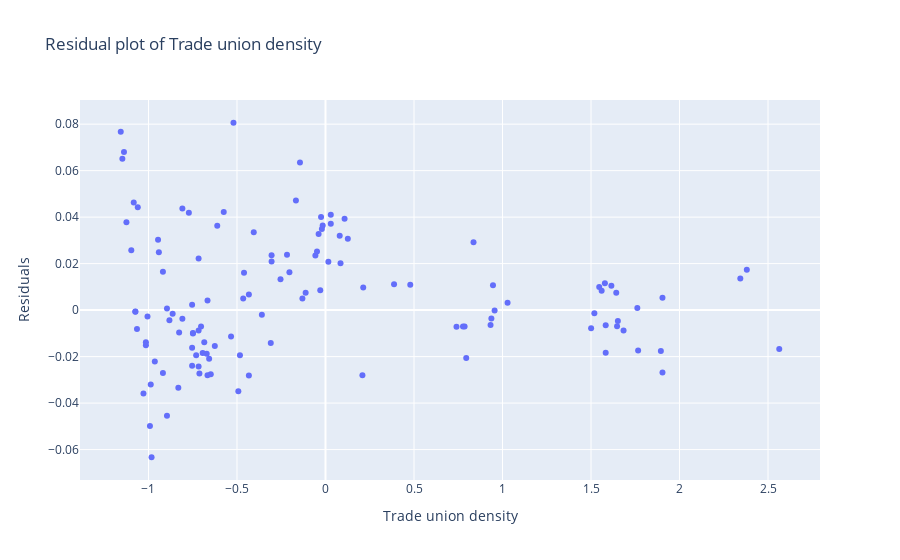
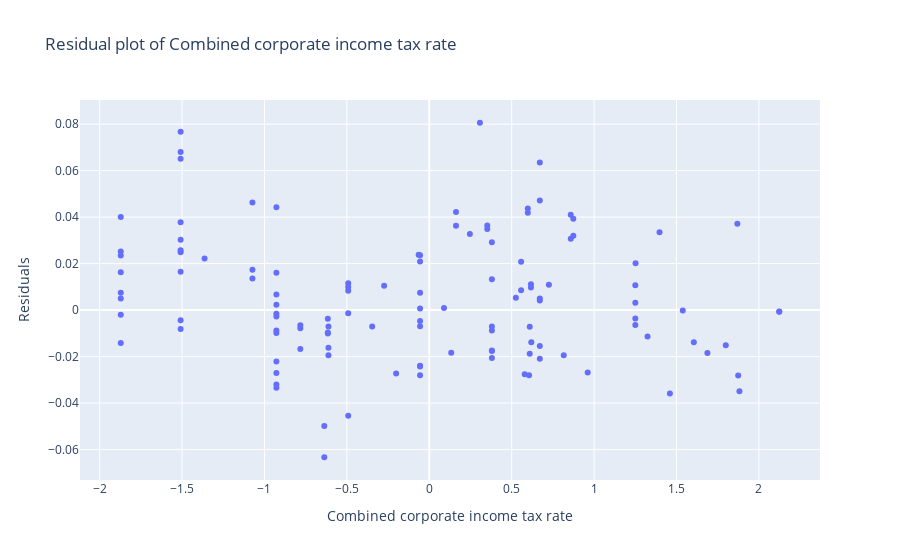
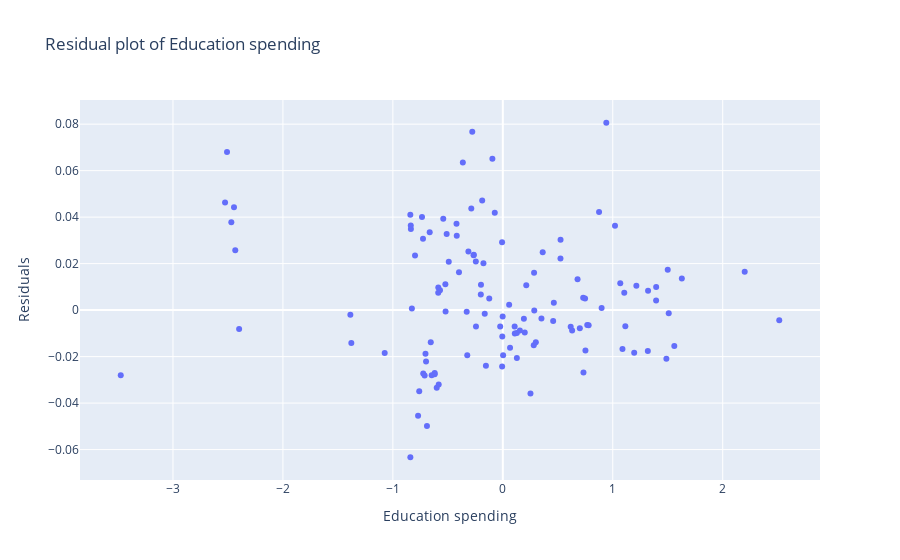
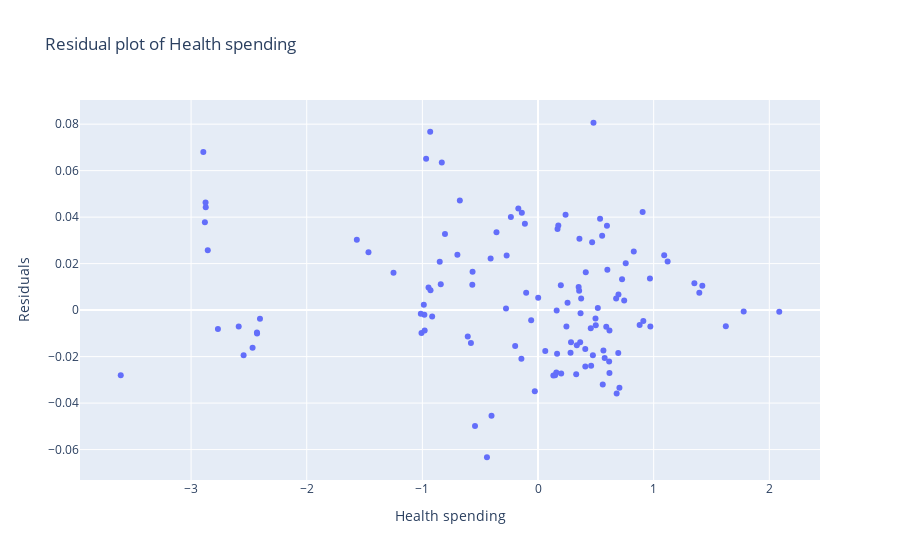

Notebook code cell kept with these figures, in order:
### Code cell
for i in range(len(X_df.columns)):
    colname = X_df.columns[i]
    fig = px.scatter(x = X_test[:, i], y = lin_cval_results['resids'], title=f'Residual plot of {colname}', labels={'x': colname, 'y': 'Residuals'})
    fig.show()
